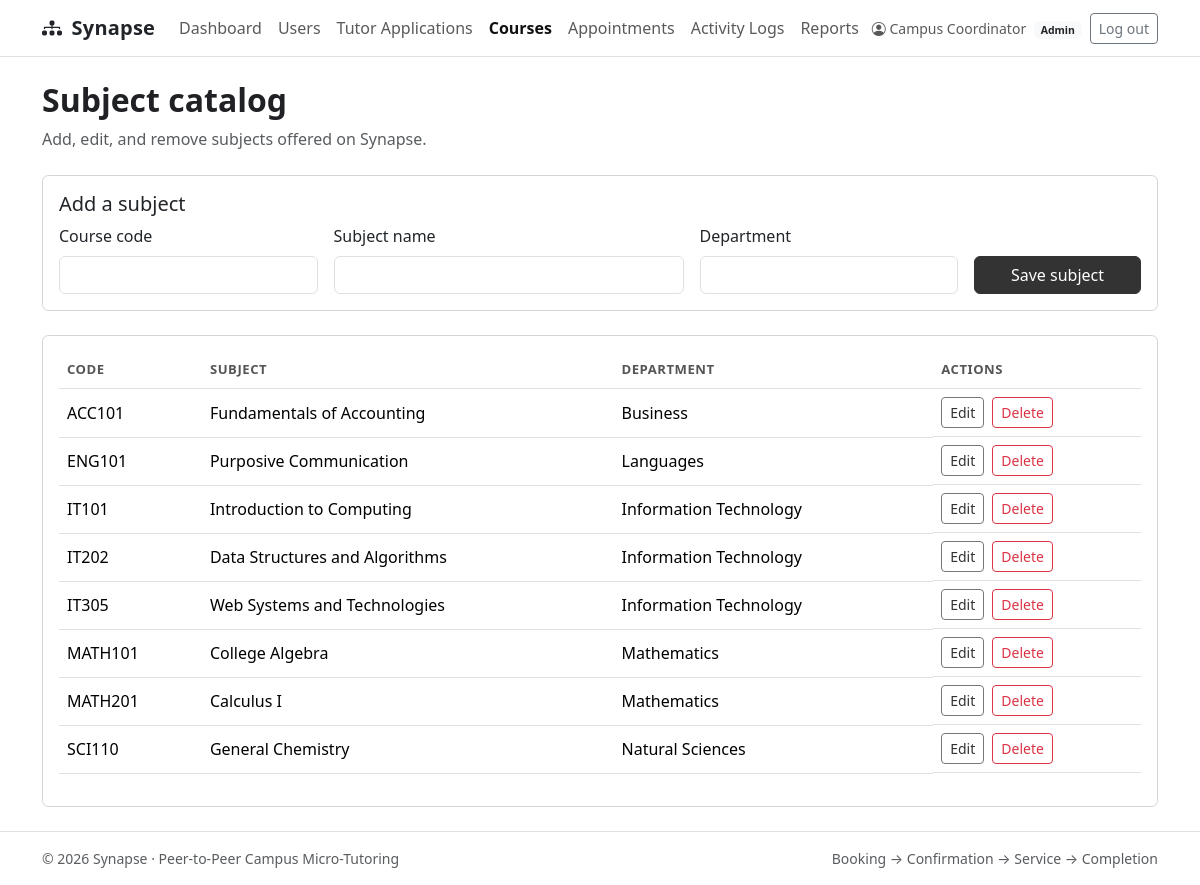
The page /admin/courses.php (signed in) on the database its author committed.
### tables this page shows
CREATE TABLE IF NOT EXISTS users (
    id INT AUTO_INCREMENT PRIMARY KEY,
    full_name VARCHAR(100) NOT NULL,
    email VARCHAR(150) NOT NULL UNIQUE,
    password_hash VARCHAR(255) NOT NULL,
    role ENUM('admin', 'staff', 'user') NOT NULL DEFAULT 'user',
    is_verified TINYINT(1) NOT NULL DEFAULT 1,
    verification_token CHAR(32) NULL,
    token_expires_at DATETIME NULL,
    created_at TIMESTAMP NOT NULL DEFAULT CURRENT_TIMESTAMP
);

CREATE TABLE IF NOT EXISTS courses (
    id INT AUTO_INCREMENT PRIMARY KEY,
    course_code VARCHAR(20) NOT NULL UNIQUE,
    course_name VARCHAR(150) NOT NULL,
    department VARCHAR(100) NOT NULL
);

### config/env.php (called while the page is built, shortened)
<?php
function project_env(string $key, string $default = ''): string
{
    $value = $_ENV[$key] ?? getenv($key);
    return ($value === false || $value === null || $value === '') ? $default : (string) $value;
}

### includes/functions.php (called while the page is built, shortened)
<?php
require_once __DIR__ . '/../config/env.php';
require_once __DIR__ . '/../config/database.php';
function db(): mysqli
{
    global $conn;
    return $conn;
}
function e(mixed $value): string
{
    return htmlspecialchars((string) $value, ENT_QUOTES | ENT_SUBSTITUTE, 'UTF-8');
}
function url(string $path = ''): string
{
    return rtrim(project_env('APP_URL', 'http://localhost/Synapse'), '/') . '/' . ltrim($path, '/');
}
function current_user(): ?array
{
    return $_SESSION['user'] ?? null;
}
function dashboard_for(string $role): string
{
    if ($role === 'admin') return 'admin/dashboard.php';
    return 'user/dashboard.php';
}
function require_role(string|array $roles): array
{
    $user = current_user();
    $stmt = db()->prepare('SELECT full_name, email, role, is_verified FROM users WHERE id = ?');
    $stmt->bind_param('i', $user['id']);
    $stmt->execute();
    $account = $stmt->get_result()->fetch_assoc();
    $user = $_SESSION['user'];
    return $user;
}

### admin/courses.php (the view, shortened to what this page needs)
<?php
require_once __DIR__ . '/../includes/functions.php';
$admin = require_role('admin');
$editing = null;
$courses = db()->query('SELECT id, course_code, course_name, department FROM courses ORDER BY course_code');
require __DIR__ . '/../includes/header.php';
?>
<div class="mb-4"><h1 class="page-heading h2">Subject catalog</h1><p class="text-muted mb-0">Add, edit, and remove subjects offered on Synapse.</p></div>
<div class="card mb-4"><div class="card-body"><h2 class="h5"><?= $editing ? 'Edit subject' : 'Add a subject' ?></h2><form method="post" class="row g-3">
    <div class="col-md-3"><label class="form-label">Course code</label><input class="form-control" name="course_code" maxlength="20" required value="<?= e($editing['course_code'] ?? '') ?>"></div>
    <div class="col-md-4"><label class="form-label">Subject name</label><input class="form-control" name="course_name" maxlength="150" required value="<?= e($editing['course_name'] ?? '') ?>"></div>
    <div class="col-md-3"><label class="form-label">Department</label><input class="form-control" name="department" maxlength="100" required value="<?= e($editing['department'] ?? '') ?>"></div>
    <div class="col-md-2 d-flex align-items-end"><button class="btn btn-primary w-100" type="submit">Save subject</button></div>
</form></div></div>
<div class="card"><div class="card-body"><div class="table-responsive"><table class="table align-middle"><thead><tr><th>Code</th><th>Subject</th><th>Department</th><th>Actions</th></tr></thead><tbody>
<?php while ($course = $courses->fetch_assoc()): ?><tr><td><?= e($course['course_code']) ?></td><td><?= e($course['course_name']) ?></td><td><?= e($course['department']) ?></td><td class="d-flex gap-2"><a class="btn btn-sm btn-outline-primary" href="<?= e(url('admin/courses.php?edit=' . (int) $course['id'])) ?>">Edit</a><form method="post" data-confirm="Delete this subject?"><input type="hidden" name="csrf_token" value="<?= e(csrf_token()) ?>"><input type="hidden" name="action" value="delete"><input type="hidden" name="id" value="<?= (int) $course['id'] ?>"><button class="btn btn-sm btn-outline-danger" type="submit">Delete</button></form></td></tr><?php endwhile; ?>
</tbody></table></div></div></div>
<?php require __DIR__ . '/../includes/footer.php'; ?>

### includes/header.php (shortened to what this page needs)
<?php
$loggedInUser = current_user();
$currentPath = $_SERVER['SCRIPT_NAME'] ?? '';
$nav = [];
if ($loggedInUser) {
    if ($loggedInUser['role'] === 'admin') {
        $nav = ['admin/dashboard.php' => 'Dashboard', 'admin/users.php' => 'Users', 'admin/tutor_applications.php' => 'Tutor Applications', 'admin/courses.php' => 'Courses', 'admin/appointments.php' => 'Appointments', 'admin/activity_logs.php' => 'Activity Logs', 'admin/reports.php' => 'Reports'];
    } elseif ($loggedInUser['role'] === 'staff') {
        $nav = ['staff/dashboard.php' => 'Approval Queue', 'staff/schedule.php' => 'My Availability'];
    } else {
        $nav = ['user/dashboard.php' => 'My Sessions', 'user/tutors.php' => 'Find a Tutor', 'user/book_appointment.php' => 'Book Session', 'user/tutor_application.php' => 'Apply as Tutor'];
    }
}
?>
<!doctype html>
<html lang="en">
<head>
    <link href="https://cdn.jsdelivr.net/npm/bootstrap@5.3.3/dist/css/bootstrap.min.css" rel="stylesheet">
    <link href="https://cdn.jsdelivr.net/npm/bootstrap-icons@1.11.3/font/bootstrap-icons.min.css" rel="stylesheet">
    <link href="<?= e(url('assets/css/style.css')) ?>" rel="stylesheet">
</head>
<body class="d-flex flex-column min-vh-100">
<nav class="navbar navbar-expand-lg navbar-light bg-white border-bottom no-print">
    <div class="container">
        <a class="navbar-brand fw-bold text-dark" href="<?= e(url($loggedInUser ? dashboard_for($loggedInUser['role']) : 'index.php')) ?>"><i class="bi bi-diagram-3-fill me-1"></i> Synapse</a>
        <div class="collapse navbar-collapse" id="mainNav">
            <ul class="navbar-nav me-auto">
                <?php foreach ($nav as $path => $label): ?><li class="nav-item"><a class="nav-link <?= str_ends_with($currentPath, $path) ? 'active' : '' ?>" href="<?= e(url($path)) ?>"><?= e($label) ?></a></li><?php endforeach; ?>
            </ul>
            <ul class="navbar-nav align-items-lg-center gap-lg-2">
                <?php if ($loggedInUser): ?>
                    <li class="nav-item"><span class="navbar-text small"><i class="bi bi-person-circle"></i> <?= e($loggedInUser['full_name']) ?> <span class="badge bg-light text-dark ms-1"><?= e(ucfirst($loggedInUser['role'])) ?></span></span></li>
                    <li class="nav-item"><form method="post" action="<?= e(url('logout.php')) ?>" class="d-inline"><?= csrf_field() ?><button class="btn btn-outline-secondary btn-sm mt-2 mt-lg-0" type="submit">Log out</button></form></li>
                <?php endif; ?>
            </ul>
        </div>
    </div>
</nav>
<main class="container py-4 flex-grow-1">

### includes/footer.php (shortened to what this page needs)
</main>
<footer class="py-3 border-top bg-white no-print">
    <div class="container small text-muted d-flex justify-content-between flex-wrap gap-2">
        <span>&copy; <?= date('Y') ?> Synapse · Peer-to-Peer Campus Micro-Tutoring</span>
        <span>Booking → Confirmation → Service → Completion</span>
    </div>
</footer>
</body>
</html>

### assets/css/style.css (style rules this page uses)
:root { --bs-primary: #333; --bs-primary-rgb: 51, 51, 51; --synapse-primary: #333; --synapse-dark: #111; }
body { background: #fff; color: #202124; }
.btn-synapse, .btn-primary { --bs-btn-color: #fff; --bs-btn-bg: #333; --bs-btn-border-color: #333; --bs-btn-hover-bg: #111; --bs-btn-hover-border-color: #111; --bs-btn-active-bg: #111; --bs-btn-active-border-color: #111; }
.btn-outline-primary { --bs-btn-color: #333; --bs-btn-border-color: #777; --bs-btn-hover-color: #fff; --bs-btn-hover-bg: #333; --bs-btn-hover-border-color: #333; }
.navbar-brand { letter-spacing: .01em; }
.navbar .nav-link.active { color: #111; font-weight: 600; }
.card { border: 1px solid #d5d5d5; border-radius: .4rem; box-shadow: none; }
.page-heading { font-weight: 700; }
.table thead th { color: #555; font-size: .82rem; text-transform: uppercase; letter-spacing: .04em; }

### rows shown on the page
users: full_name "Campus Coordinator", role "Admin"
courses: course_code "ACC101", course_name "Fundamentals of Accounting", department "Business"
courses: course_code "ENG101", course_name "Purposive Communication", department "Languages"
courses: course_code "IT101", course_name "Introduction to Computing", department "Information Technology"
courses: course_code "IT202", course_name "Data Structures and Algorithms", department "Information Technology"
courses: course_code "IT305", course_name "Web Systems and Technologies", department "Information Technology"
courses: course_code "MATH101", course_name "College Algebra", department "Mathematics"
courses: course_code "MATH201", course_name "Calculus I", department "Mathematics"
courses: course_code "SCI110", course_name "General Chemistry", department "Natural Sciences"

### other values the page prints
$label "Dashboard"
$label "Users"
$label "Tutor Applications"
$label "Courses"
$label "Appointments"
$label "Activity Logs"
$label "Reports"
